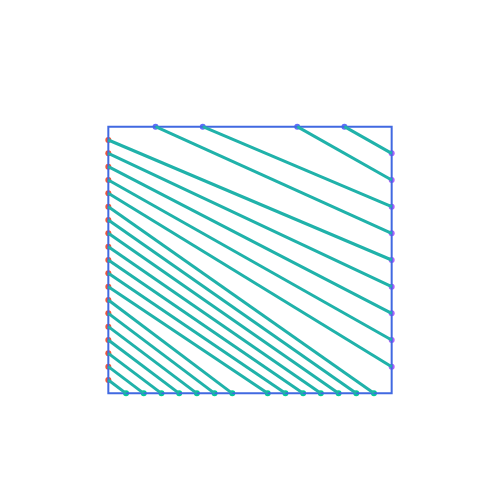

Notebook code for this chart:
### Markdown cell above
### Graphic

### Code cell
fig = sqr.graphic(figsize=(500,500))
fig.show()

### Figure 1 — Plotly figure (JSON) as saved in the notebook; plotly's stock layout.template omitted (floating-point values rounded to 4 significant figures)
{"data": [{"mode": "markers", "type": "scatter", "x": [-6.667, -3.333, 3.333, 6.667], "y": [10, 10, 10, 10]}, {"mode": "markers", "type": "scatter", "x": [-10, -10, -10, -10, -10, -10, -10, -10, -10, -10, -10, -10, -10, -10, -10, -10, -10, -10, -10], "y": [9, 8, 7, 6, 5, 4, 3, 2, 1, 0, -1, -2, -3, -4, -5, -6, -7, -8, -9]}, {"mode": "markers", "type": "scatter", "x": [-8.75, -7.5, -6.25, -5, -3.75, -2.5, -1.25, 1.25, 2.5, 3.75, 5, 6.25, 7.5, 8.75], "y": [-10, -10, -10, -10, -10, -10, -10, -10, -10, -10, -10, -10, -10, -10]}, {"mode": "markers", "type": "scatter", "x": [10, 10, 10, 10, 10, 10, 10, 10, 10], "y": [-8, -6, -4, -2, 0, 2, 4, 6, 8]}], "layout": {"height": 500, "plot_bgcolor": "white", "shapes": [{"line": {"color": "RoyalBlue"}, "type": "rect", "x0": 10, "x1": -10, "y0": 10, "y1": -10}, {"line": {"color": "LightSeaGreen", "width": 3}, "type": "line", "x0": -10, "x1": -8.75, "y0": -9, "y1": -10}, {"line": {"color": "LightSeaGreen", "width": 3}, "type": "line", "x0": -10, "x1": -7.5, "y0": -8, "y1": -10}, {"line": {"color": "LightSeaGreen", "width": 3}, "type": "line", "x0": -10, "x1": -6.25, "y0": -7, "y1": -10}, {"line": {"color": "LightSeaGreen", "width": 3}, "type": "line", "x0": -10, "x1": -5, "y0": -6, "y1": -10}, {"line": {"color": "LightSeaGreen", "width": 3}, "type": "line", "x0": -10, "x1": -3.75, "y0": -5, "y1": -10}, {"line": {"color": "LightSeaGreen", "width": 3}, "type": "line", "x0": -10, "x1": -2.5, "y0": -4, "y1": -10}, {"line": {"color": "LightSeaGreen", "width": 3}, "type": "line", "x0": -10, "x1": -1.25, "y0": -3, "y1": -10}, {"line": {"color": "LightSeaGreen", "width": 3}, "type": "line", "x0": -10, "x1": 1.25, "y0": -2, "y1": -10}, {"line": {"color": "LightSeaGreen", "width": 3}, "type": "line", "x0": -10, "x1": 2.5, "y0": -1, "y1": -10}, {"line": {"color": "LightSeaGreen", "width": 3}, "type": "line", "x0": -10, "x1": 3.75, "y0": 0, "y1": -10}, {"line": {"color": "LightSeaGreen", "width": 3}, "type": "line", "x0": -10, "x1": 5, "y0": 1, "y1": -10}, {"line": {"color": "LightSeaGreen", "width": 3}, "type": "line", "x0": -10, "x1": 6.25, "y0": 2, "y1": -10}, {"line": {"color": "LightSeaGreen", "width": 3}, "type": "line", "x0": -10, "x1": 7.5, "y0": 3, "y1": -10}, {"line": {"color": "LightSeaGreen", "width": 3}, "type": "line", "x0": -10, "x1": 8.75, "y0": 4, "y1": -10}, {"line": {"color": "LightSeaGreen", "width": 3}, "type": "line", "x0": -10, "x1": 10, "y0": 5, "y1": -8}, {"line": {"color": "LightSeaGreen", "width": 3}, "type": "line", "x0": -10, "x1": 10, "y0": 6, "y1": -6}, {"line": {"color": "LightSeaGreen", "width": 3}, "type": "line", "x0": -10, "x1": 10, "y0": 7, "y1": -4}, {"line": {"color": "LightSeaGreen", "width": 3}, "type": "line", "x0": -10, "x1": 10, "y0": 8, "y1": -2}, {"line": {"color": "LightSeaGreen", "width": 3}, "type": "line", "x0": -10, "x1": 10, "y0": 9, "y1": 0}, {"line": {"color": "LightSeaGreen", "width": 3}, "type": "line", "x0": -6.667, "x1": 10, "y0": 10, "y1": 2}, {"line": {"color": "LightSeaGreen", "width": 3}, "type": "line", "x0": -3.333, "x1": 10, "y0": 10, "y1": 4}, {"line": {"color": "LightSeaGreen", "width": 3}, "type": "line", "x0": 3.333, "x1": 10, "y0": 10, "y1": 6}, {"line": {"color": "LightSeaGreen", "width": 3}, "type": "line", "x0": 6.667, "x1": 10, "y0": 10, "y1": 8}], "showlegend": false, "width": 500, "xaxis": {"range": [-12, 12], "showgrid": false, "showticklabels": false, "zeroline": false}, "yaxis": {"range": [-12, 12], "showgrid": false, "showticklabels": false, "zeroline": false}}}
